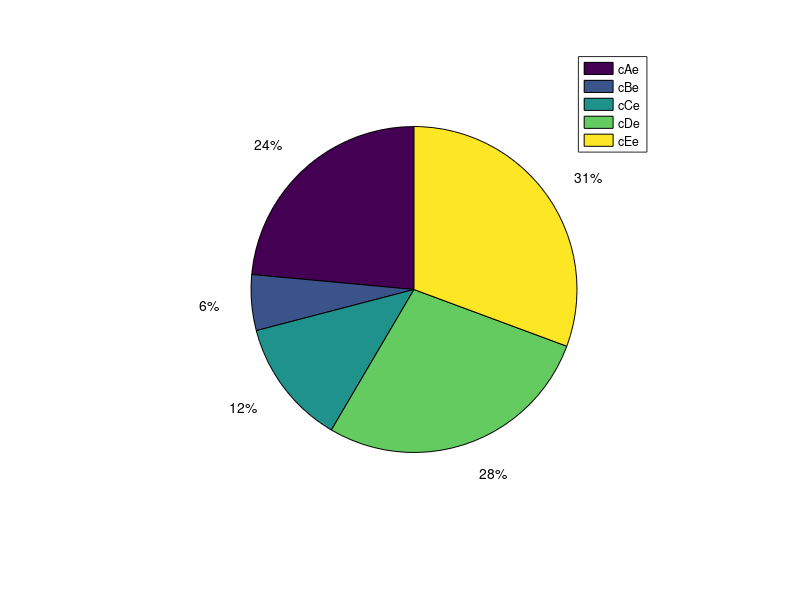

Write MATLAB code to recreate this figure.
clc(), clear(), close('all')

global KC1 KC2 cA0 cB0 cC0 cD0 cE0
KC1 = 2.667; KC2 = 3.20;
cA0 = 2.0; cB0 = 1.0; %mol/L
cC0 = 0; cD0 = 0; cE0 = 0;

function egyenletek = fgv_egyensuly( bemenet )
  global KC1 KC2 cA0 cB0 cC0 cD0 cE0

  x1 = bemenet( 1 );
  x2 = bemenet( 2 );

  e1 = KC1 * (cA0 - x1 - 0.5 * x2) * (cB0 - x1) - (cC0 + x1 - 0.5 * x2) * (cD0 + x1);
  e2 = KC2 * (cA0 - x1 - 0.5 * x2) * (cC0 + x1 - 0.5 * x2) - (cE0 + x2).^2;
  egyenletek = [e1, e2];

end

%Megoldas
kezd_ertek = [0.5, 1]; %x1 = 0.5, x2 = 1
eredm = fsolve( @fgv_egyensuly, kezd_ertek );

x1 = eredm(1); x2 = eredm(2);
cAe = cA0 - x1 - 0.5 * x2;
cBe = cB0 - x1;
cCe = cC0 + x1 - 0.5 * x2;
cDe = cD0 + x1;
cEe = cE0 + x2;

pie( [cAe, cBe, cCe,cDe, cEe] );
legend('cAe', 'cBe', 'cCe','cDe', 'cEe');

